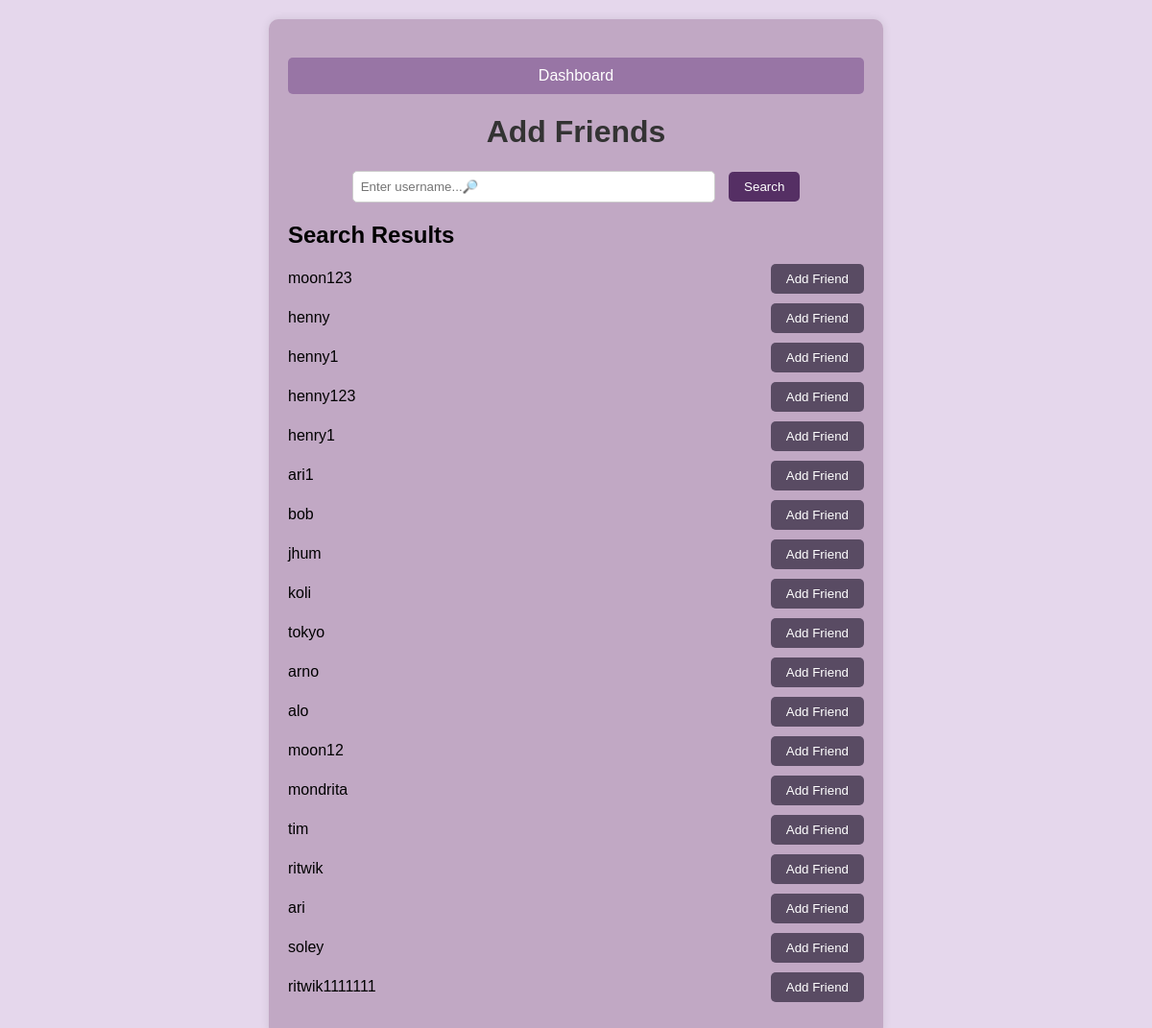
/add_friend (signed in), run on an earlier commit of the app's database.
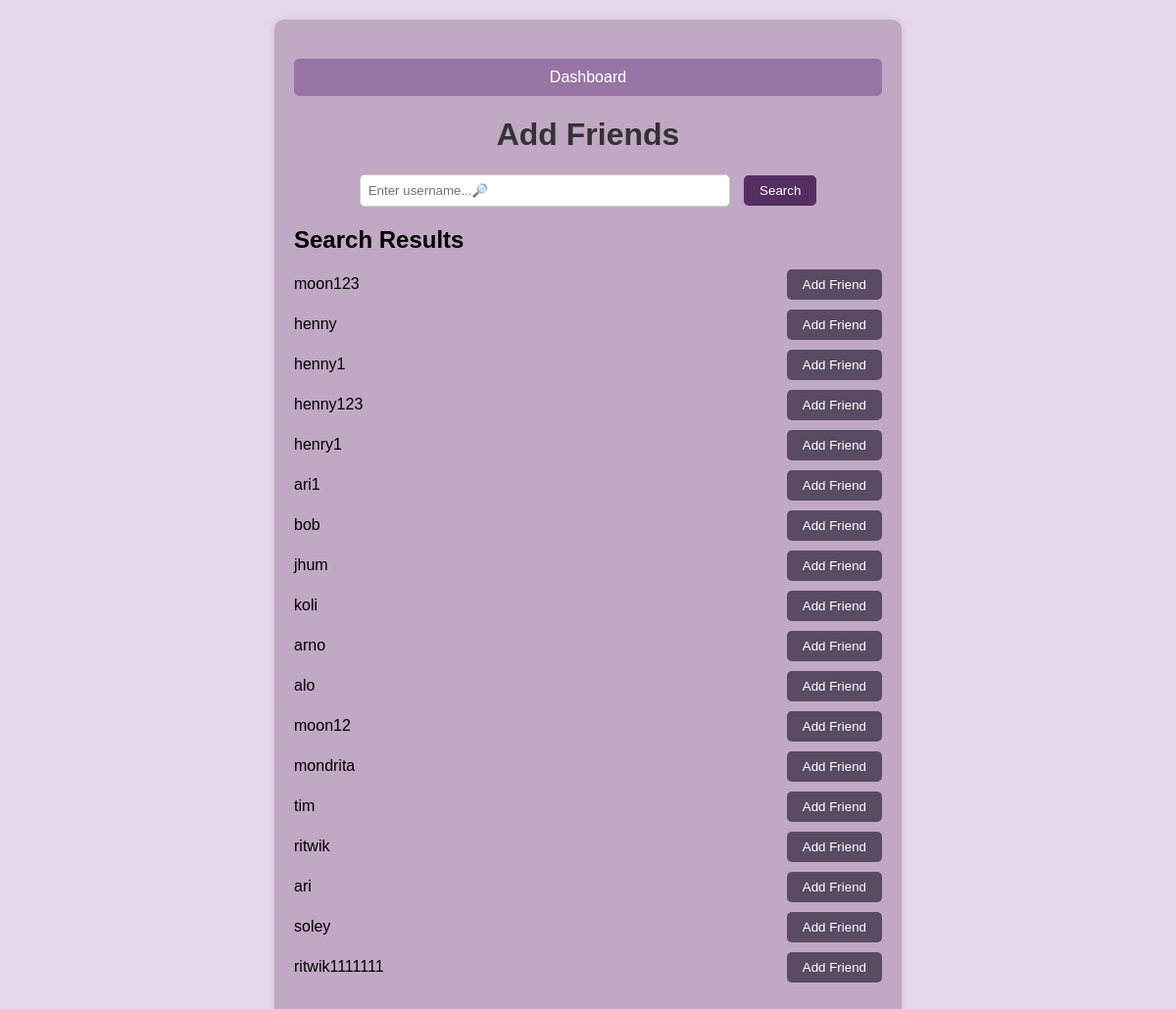
And on a later commit of the database.
### app/models.py (models this page shows, shortened)
class User(db.Model):
    id = db.Column(db.Integer, primary_key=True)
    username = db.Column(db.String(80), unique=True, nullable=False)
    email = db.Column(db.String(120), unique=True, nullable=False)
    password = db.Column(db.String(80), nullable=False)
    security_answer = db.Column(db.String(255), nullable=False)
    points = db.Column(db.Integer, default=0, nullable=False)
    vouchers = db.relationship('Voucher', secondary=user_vouchers,
                               backref=db.backref('users', lazy='dynamic'))
    friends = relationship(
        'User',
        secondary='friendship',
        primaryjoin=id == Friendship.user_id,
        secondaryjoin=id == Friendship.friend_id,
        backref='friend_of'
    )

### app/routes.py (the view)
@app.route('/add_friend', methods=['GET'])
def add_friend():
    current_username = session.get('username')
    if current_username:
        search_query = request.args.get('search_query')
        if search_query:
            current_user = User.query.filter_by(username=current_username).first()
            added_friend_ids = [friend.id for friend in current_user.friends]
            users = User.query.filter(User.username.ilike(f'%{search_query}%')).filter(User.username != current_username).filter(~User.id.in_(added_friend_ids)).all()
        else:
            current_user = User.query.filter_by(username=current_username).first()
            added_friend_ids = [friend.id for friend in current_user.friends]
            users = User.query.filter(User.username != current_username).filter(~User.id.in_(added_friend_ids)).all()
        return render_template('add_friend.html', users=users)
    else:
        return redirect(url_for('login'))

### app/templates/add_friend.html (shortened to what this page needs)
<!DOCTYPE html>
<html lang="en">
<head>
</head>
<body>
    <div class="container">
        <a href="{{ url_for('dashboard', username=session.get('username')) }}" class="back-button">Dashboard</a>
        <h1>Add Friends</h1>
        <form class="search-form" action="/add_friend" method="GET">
            <input class="search-input" type="text" name="search_query" placeholder="Enter username...🔎">
            <button class="search-button" type="submit">Search</button>
        </form>
        <div class="search-results">
            {% if users %}
                <h2>Search Results</h2>
                <ul>
                    {% for user in users %}
                        <li>
                            <div>{{ user.username }}</div>
                            <form action="/add_friend/{{ user.id }}/add" method="POST">
                                <button class="add-button" type="submit">Add Friend</button>
                            </form>
                        </li>
                    {% endfor %}
                </ul>
            {% else %}
                <p>No users found.</p>
            {% endif %}
        </div>
    </div>
</body>
</html>

What changed in the data, as far as the page shows it:
no longer on this page (row edited): User: username "tokyo"
